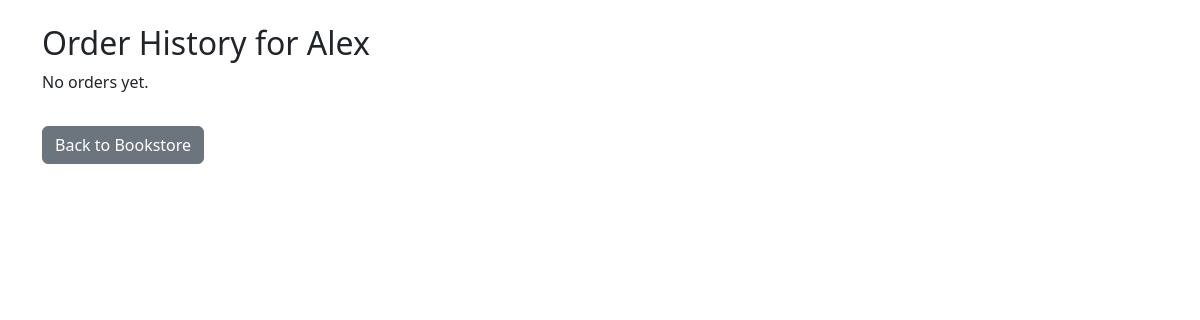
The page /orders?user_id=4 on the database as committed earlier.
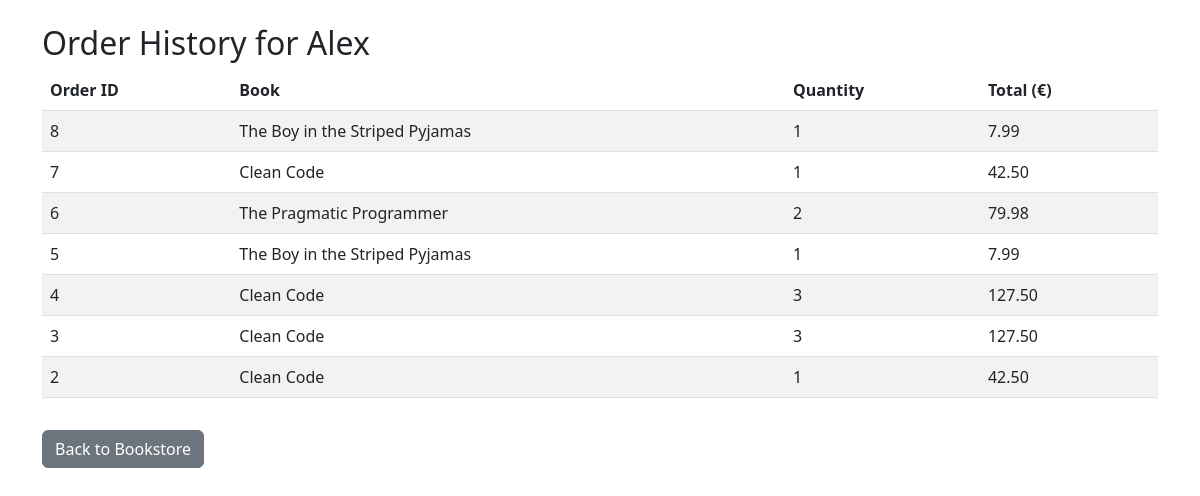
The same page on the database as committed later.
### tables this page shows
CREATE TABLE orders (
    id INTEGER PRIMARY KEY AUTOINCREMENT,
    user_id INTEGER,
    book_id INTEGER,
    quantity INTEGER,
    FOREIGN KEY(user_id) REFERENCES users(id),
    FOREIGN KEY(book_id) REFERENCES books(id)
);

CREATE TABLE books (
    id INTEGER PRIMARY KEY AUTOINCREMENT,
    title TEXT,
    author TEXT,
    publisher TEXT,
    price REAL,
    category TEXT,
    isbn TEXT,
    stock INTEGER,
    image_url TEXT
);

### app.py (the view)
@app.route('/orders')
def order_history():
    user_id = request.args.get('user_id')
    conn = get_db_connection()
    user = conn.execute('SELECT * FROM users WHERE id = ?', (user_id,)).fetchone()
    if not user:
        conn.close()
        return "User not found."
    orders = conn.execute('''
        SELECT o.id, b.title, o.quantity, b.price, (o.quantity * b.price) AS total
        FROM orders o
        JOIN books b ON o.book_id = b.id
        WHERE o.user_id = ?
        ORDER BY o.id DESC
    ''', (user_id,)).fetchall()
    conn.close()
    return render_template('orders.html', user=user, orders=orders)

### app.py (called while the page is built)
def get_db_connection():
    conn = sqlite3.connect('books.db')
    conn.row_factory = sqlite3.Row
    return conn

### templates/orders.html
{% extends "layout.html" %}
{% block content %}
  <h2>Order History for {{ user['name'] }}</h2>
  {% if orders %}
    <table class="table table-striped">
      <thead><tr><th>Order ID</th><th>Book</th><th>Quantity</th><th>Total (€)</th></tr></thead>
      <tbody>
        {% for o in orders %}
          <tr>
            <td>{{ o['id'] }}</td>
            <td>{{ o['title'] }}</td>
            <td>{{ o['quantity'] }}</td>
            <td>{{ "%.2f"|format(o['total']) }}</td>
          </tr>
        {% endfor %}
      </tbody>
    </table>
  {% else %}
    <p>No orders yet.</p>
  {% endif %}
  <a href="{{ url_for('book_list', user_id=user['id']) }}" class="btn btn-secondary mt-3">Back to Bookstore</a>
{% endblock %}

Rows that differ between the two databases and show on the page:
added orders: id "8", title "The Boy in the Striped Pyjamas", quantity "1", total "7.99"
added orders: id "7", title "Clean Code", quantity "1", total "42.50"
added orders: id "6", title "The Pragmatic Programmer", quantity "2", total "79.98"
added orders: id "5", title "The Boy in the Striped Pyjamas", quantity "1", total "7.99"
added orders: id "4", title "Clean Code", quantity "3", total "127.50"
added orders: id "3", title "Clean Code", quantity "3", total "127.50"
added orders: id "2", title "Clean Code", quantity "1", total "42.50"
Other text that changed with them:
text no longer shown: "No orders yet."
text now shown: "Order ID Book Quantity Total (€)"
